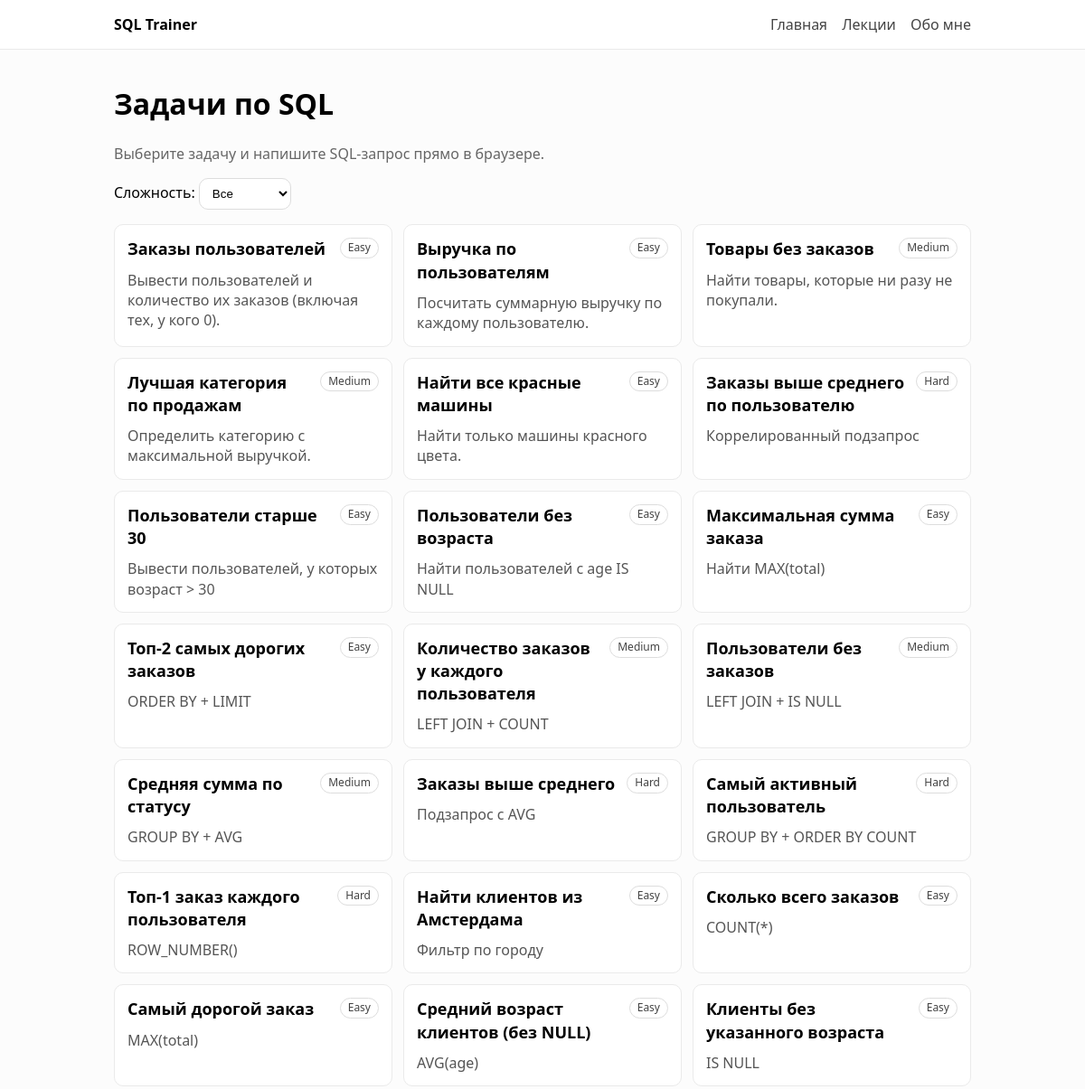
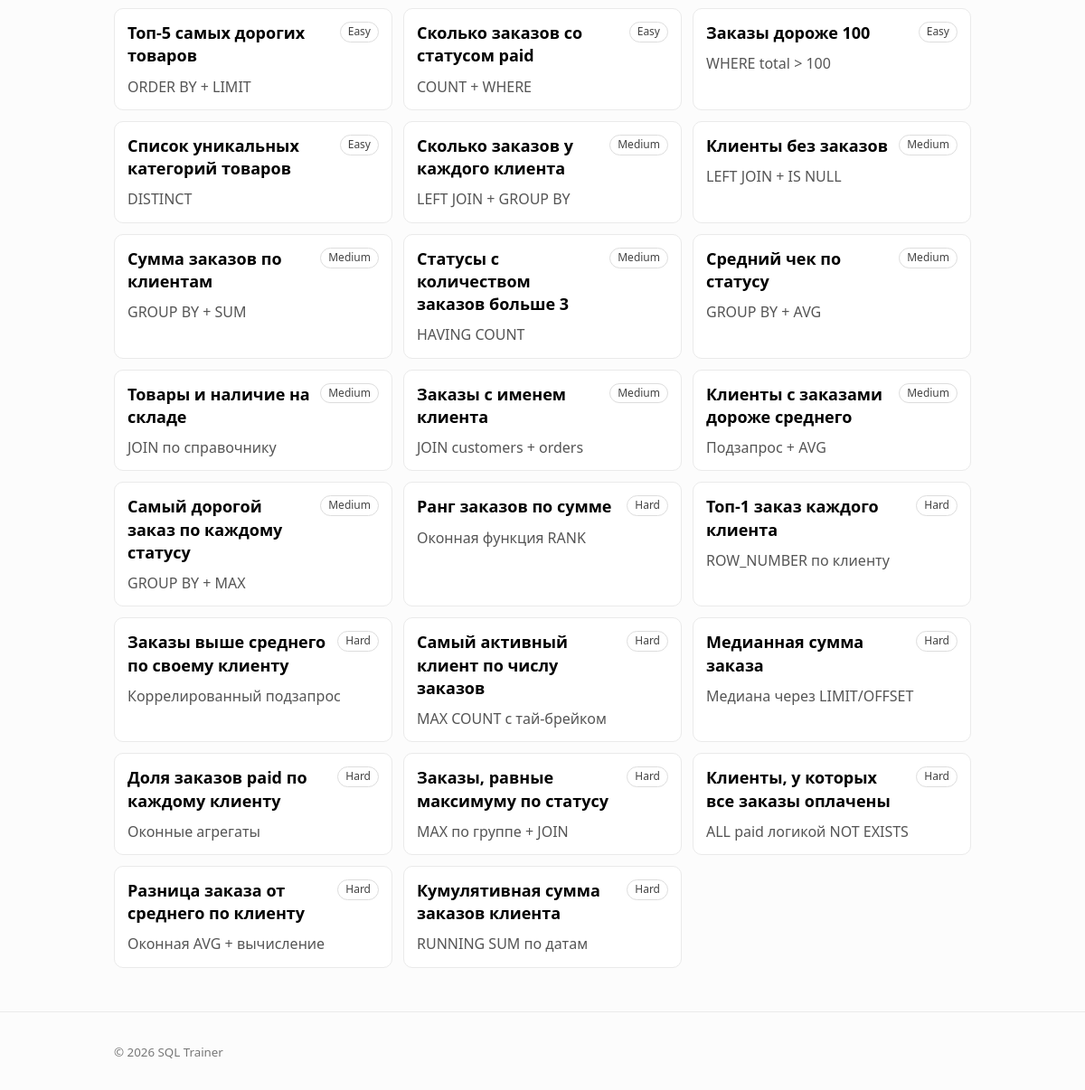
The page / on the database its author committed (2 pictures, top to bottom).
### tables this page shows
CREATE TABLE tasks (
  id INTEGER PRIMARY KEY AUTOINCREMENT,
  title TEXT NOT NULL,
  short_desc TEXT NOT NULL,
  level TEXT NOT NULL,             -- Easy | Medium | Hard | Advanced
  full_desc TEXT NOT NULL,
  dataset_sql TEXT NOT NULL,
  seed_sql TEXT NOT NULL,
  solution_sql TEXT NOT NULL,
  check_mode TEXT NOT NULL DEFAULT 'unordered' -- unordered | ordered
);

### app.py (the view)
@app.route("/", methods=["GET", "POST"])
def index():
    if request.method == "POST":
        return ("", 204)
    selected_level = request.args.get("level")  # Easy/Medium/Hard/Advanced or empty
    levels = db.get_levels()
    tasks = db.get_tasks(level=selected_level)
    return render_template(
        "index.html",
        tasks=tasks,
        levels=levels,
        selected_level=selected_level,
    )

### db.py (called while the page is built)
def connect_app_db():
    conn = sqlite3.connect(APP_DB)
    conn.row_factory = sqlite3.Row
    return conn

def get_levels():
    return LEVELS_ORDER[:]

def get_tasks(level: str | None = None):
    sql = "SELECT id, title, short_desc, level FROM tasks"
    params = []
    if level:
        if level in LEVELS_ORDER:
            sql += " WHERE level = ?"
            params.append(level)
    sql += " ORDER BY id"
    with connect_app_db() as conn:
        return conn.execute(sql, params).fetchall()

### templates/index.html (shortened to what this page needs)
{% extends "base.html" %}
{% set title = "Главная" %}
{% block content %}
  <h1>Задачи по SQL</h1>
  <p class="muted">Выберите задачу и напишите SQL-запрос прямо в браузере.</p>
  <form class="filter" method="get" action="{{ url_for('index') }}">
    <label>
      Сложность:
      <select name="level" onchange="this.form.submit()">
        <option value="" {% if not selected_level %}selected{% endif %}>Все</option>
      </select>
    </label>
  </form>
  <div class="task-list">
    {% for t in tasks %}
      <a class="task-card" href="{{ url_for('task_page', task_id=t.id) }}">
        <div class="task-card__top">
          <h2 class="task-card__title">{{ t.title }}</h2>
          <span class="badge">{{ t.level }}</span>
        </div>
        <p class="task-card__desc">{{ t.short_desc }}</p>
      </a>
    {% endfor %}
  </div>
{% endblock %}

### templates/base.html (shortened to what this page needs)
<!doctype html>
<html lang="ru">
<head>
  <link rel="stylesheet" href="{{ url_for('static', filename='styles.css') }}?v=2">
</head>
<body>
  <header class="header">
    <div class="container header__inner">
      <a class="logo" href="{{ url_for('index') }}">SQL Trainer</a>
      <nav class="nav">
        <a href="{{ url_for('index') }}">Главная</a>
        <a href="{{ url_for('lectures_index') }}">Лекции</a>
        <a href="{{ url_for('about') }}">Обо мне</a>
      </nav>
    </div>
  </header>
  <main class="container">
    {% block content %}{% endblock %}
  </main>
  <footer class="footer">
    <div class="container">
      <small>© 2026 SQL Trainer</small>
    </div>
  </footer>
</body>
</html>

### static/styles.css (style rules this page uses)
* { box-sizing: border-box; }
body { margin: 0; font-family: system-ui, -apple-system, Segoe UI, Roboto, Arial, sans-serif; line-height: 1.4; background: #fcfcfc; }
a { color: inherit; text-decoration: none; }
.container { max-width: 980px; margin: 0 auto; padding: 16px; }
.header { border-bottom: 1px solid #eaeaea; background: #fff; position: sticky; top: 0; }
.header__inner { display: flex; align-items: center; justify-content: space-between; gap: 12px; }
.logo { font-weight: 700; }
.nav a { margin-left: 12px; color: #444; }
.footer { border-top: 1px solid #eaeaea; margin-top: 32px; padding: 16px 0; color: #777; }
.muted { color: #666; }
.filter { margin: 12px 0 16px; display: flex; gap: 10px; align-items: center; flex-wrap: wrap; }
.filter select { padding: 8px 10px; border-radius: 10px; border: 1px solid #ddd; background: #fff; }
.task-list { display: grid; grid-template-columns: repeat(auto-fill, minmax(260px, 1fr)); gap: 12px; margin-top: 16px; }
.task-card { border: 1px solid #eaeaea; border-radius: 10px; padding: 14px; background: #fff; }
.task-card__top { display: flex; align-items: start; justify-content: space-between; gap: 10px; }
.task-card__title { margin: 0; font-size: 18px; }
.task-card__desc { margin: 10px 0 0; color: #555; }
.badge { display: inline-block; padding: 2px 8px; border-radius: 999px; border: 1px solid #ddd; font-size: 12px; color: #444; white-space: nowrap; }

### rows shown on the page
tasks: title "Заказы пользователей", level "Easy", short_desc "Вывести пользователей и количество их заказов (включая тех, у кого 0)."
tasks: title "Выручка по пользователям", level "Easy", short_desc "Посчитать суммарную выручку по каждому пользователю."
tasks: title "Товары без заказов", level "Medium", short_desc "Найти товары, которые ни разу не покупали."
tasks: title "Лучшая категория по продажам", level "Medium", short_desc "Определить категорию с максимальной выручкой."
tasks: title "Найти все красные машины", level "Easy", short_desc "Найти только машины красного цвета."
tasks: title "Заказы выше среднего по пользователю", level "Hard", short_desc "Коррелированный подзапрос"
tasks: title "Пользователи старше 30", level "Easy", short_desc "Вывести пользователей, у которых возраст > 30"
tasks: title "Пользователи без возраста", level "Easy", short_desc "Найти пользователей с age IS NULL"
tasks: title "Максимальная сумма заказа", level "Easy", short_desc "Найти MAX(total)"
tasks: title "Топ-2 самых дорогих заказов", level "Easy", short_desc "ORDER BY + LIMIT"
tasks: title "Количество заказов у каждого пользователя", level "Medium", short_desc "LEFT JOIN + COUNT"
tasks: title "Пользователи без заказов", level "Medium", short_desc "LEFT JOIN + IS NULL"
tasks: title "Средняя сумма по статусу", level "Medium", short_desc "GROUP BY + AVG"
tasks: title "Заказы выше среднего", level "Hard", short_desc "Подзапрос с AVG"
tasks: title "Самый активный пользователь", level "Hard", short_desc "GROUP BY + ORDER BY COUNT"
tasks: title "Топ-1 заказ каждого пользователя", level "Hard", short_desc "ROW_NUMBER()"
tasks: title "Найти клиентов из Амстердама", level "Easy", short_desc "Фильтр по городу"
tasks: title "Сколько всего заказов", level "Easy", short_desc "COUNT(*)"
tasks: title "Самый дорогой заказ", level "Easy", short_desc "MAX(total)"
tasks: title "Средний возраст клиентов (без NULL)", level "Easy", short_desc "AVG(age)"
tasks: title "Клиенты без указанного возраста", level "Easy", short_desc "IS NULL"
tasks: title "Топ-5 самых дорогих товаров", level "Easy", short_desc "ORDER BY + LIMIT"
tasks: title "Сколько заказов со статусом paid", level "Easy", short_desc "COUNT + WHERE"
tasks: title "Заказы дороже 100", level "Easy", short_desc "WHERE total > 100"
tasks: title "Список уникальных категорий товаров", level "Easy", short_desc "DISTINCT"
tasks: title "Сколько заказов у каждого клиента", level "Medium", short_desc "LEFT JOIN + GROUP BY"
tasks: title "Клиенты без заказов", level "Medium", short_desc "LEFT JOIN + IS NULL"
tasks: title "Сумма заказов по клиентам", level "Medium", short_desc "GROUP BY + SUM"
tasks: title "Статусы с количеством заказов больше 3", level "Medium", short_desc "HAVING COUNT"
tasks: title "Средний чек по статусу", level "Medium", short_desc "GROUP BY + AVG"
tasks: title "Товары и наличие на складе", level "Medium", short_desc "JOIN по справочнику"
tasks: title "Заказы с именем клиента", level "Medium", short_desc "JOIN customers + orders"
tasks: title "Клиенты с заказами дороже среднего", level "Medium", short_desc "Подзапрос + AVG"
tasks: title "Самый дорогой заказ по каждому статусу", level "Medium", short_desc "GROUP BY + MAX"
tasks: title "Ранг заказов по сумме", level "Hard", short_desc "Оконная функция RANK"
tasks: title "Топ-1 заказ каждого клиента", level "Hard", short_desc "ROW_NUMBER по клиенту"
tasks: title "Заказы выше среднего по своему клиенту", level "Hard", short_desc "Коррелированный подзапрос"
tasks: title "Самый активный клиент по числу заказов", level "Hard", short_desc "MAX COUNT с тай-брейком"
tasks: title "Медианная сумма заказа", level "Hard", short_desc "Медиана через LIMIT/OFFSET"
tasks: title "Доля заказов paid по каждому клиенту", level "Hard", short_desc "Оконные агрегаты"
tasks: title "Заказы, равные максимуму по статусу", level "Hard", short_desc "MAX по группе + JOIN"
tasks: title "Клиенты, у которых все заказы оплачены", level "Hard", short_desc "ALL paid логикой NOT EXISTS"
tasks: title "Разница заказа от среднего по клиенту", level "Hard", short_desc "Оконная AVG + вычисление"
tasks: title "Кумулятивная сумма заказов клиента", level "Hard", short_desc "RUNNING SUM по датам"
